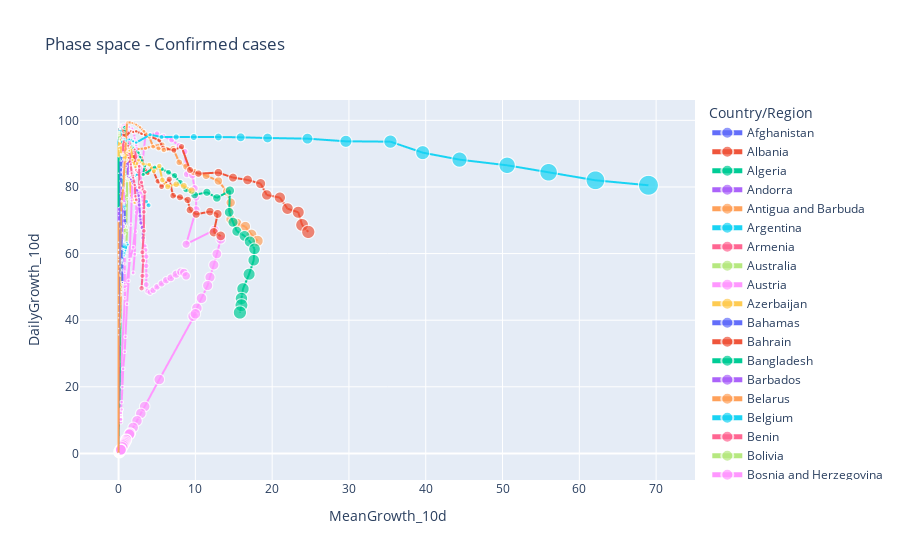

The cell this chart's notebook holds for it:
### Code cell
time_window=10
daily_cases = create_phase_space(daily_cases_global, time_window=time_window)

fig = px.scatter(daily_cases, 
              x='MeanGrowth_'+str(time_window)+'d', 
              y='DailyGrowth_'+str(time_window)+'d', 
              size='Confirmed',
              color="Country/Region", 
              title='Phase space - Confirmed cases')

# fig = px.scatter(x=daily_cases_China['MeanGrowth_7d'], 
#                  y=daily_cases_China['DailyGrowth_7d'], 
#                  color=daily_cases_China['Days'],
#                  color_continuous_scale = 'BrBg')

fig.update_traces(mode='lines+markers')

fig.show()
